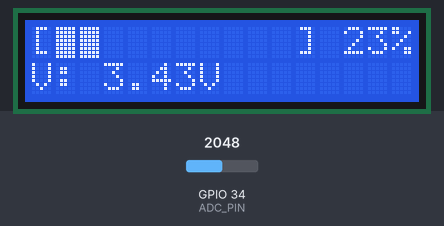
This sketch was run on a simulated ESP32. Shown: 16×2 character LCD. Inputs (shaded band) come from the test bench; at power-on: GPIO 34 (ADC_PIN) = 2048 (analog values on the 0–4095 scale). What the sketch prints to the serial monitor is not drawn.

Above: at 2.2 s.
2.3 s: GPIO 34 (ADC_PIN) set to 2029
At 4.2 s:
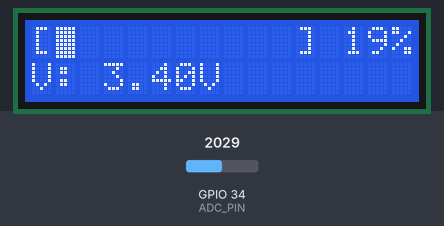
4.8 s: GPIO 34 (ADC_PIN) set to 1228
At 6.2 s:
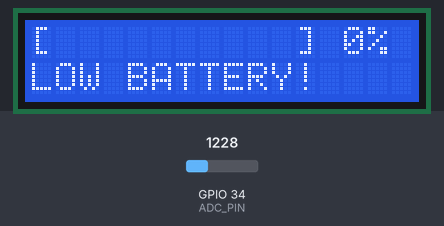
6.8 s: GPIO 34 (ADC_PIN) set to 2047
At 8.4 s:
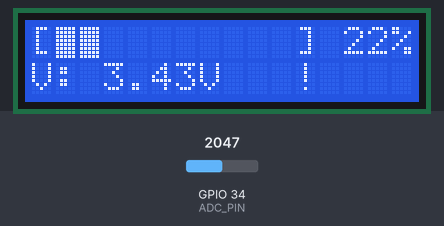
8.8 s: GPIO 34 (ADC_PIN) set to 2866
At 10.0 s:
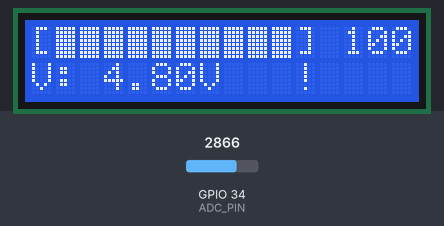
10.8 s: GPIO 34 (ADC_PIN) set to 2553
12.5 s: GPIO 34 (ADC_PIN) set to 2459
At 14.2 s:
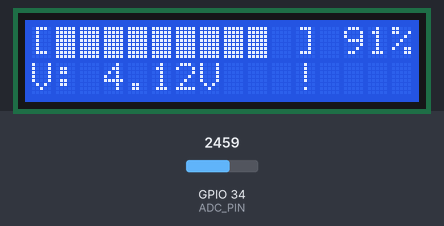
Timing chart, 0 to 15.7 s (numbered marks = the images above; inputs shaded):
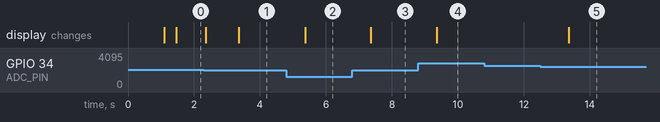

Measured:
- the behaviour switches between 2030 and 2029 on GPIO 34 (ADC_PIN) (found by bisection; images 0 and 1)
- the behaviour switches between 2508 and 2507 on GPIO 34 (ADC_PIN) (found by bisection; images 4 and 5)
- after the input at 2.3 s, the display: first changes after 0.06 s (image 1 shows a later state)
- after the input at 4.8 s, the display: changes after 0.57 s (image 2)
- after the input at 6.8 s, the display: changes after 0.56 s (image 3)
- after the input at 8.8 s, the display: changes after 0.56 s (image 4)
- after the input at 10.8 s, every drawn part: stays the same
- after the input at 12.5 s, the display: changes after 0.86 s (image 5)

The sketch:

battery_level_monitor.ino
```cpp
#include <Wire.h>
#include <LiquidCrystal_I2C.h>

LiquidCrystal_I2C lcd(0x27, 16, 2);

#define ADC_PIN 34

const unsigned long interval = 1000;
unsigned long previousMillis = 0;

const float ADC_REF_VOLTAGE = 3.43;
const int ADC_RESOLUTION = 4095;
const float DIVIDER_RATIO = 2.0;

const int NUM_SAMPLES = 300;

int lastPercent = -1; // for change detection

// Battery percentage mapping
int getBatteryPercentage(float voltage)
{
  if (voltage >= 4.2)
    return 100;
  if (voltage >= 4.1)
    return 90 + (voltage - 4.1) * 100;
  if (voltage >= 4.0)
    return 80 + (voltage - 4.0) * 100;
  if (voltage >= 3.9)
    return 70 + (voltage - 3.9) * 100;
  if (voltage >= 3.8)
    return 60 + (voltage - 3.8) * 100;
  if (voltage >= 3.7)
    return 50 + (voltage - 3.7) * 100;
  if (voltage >= 3.6)
    return 40 + (voltage - 3.6) * 100;
  if (voltage >= 3.5)
    return 30 + (voltage - 3.5) * 100;
  if (voltage >= 3.4)
    return 20 + (voltage - 3.4) * 100;
  if (voltage >= 3.3)
    return 10 + (voltage - 3.3) * 100;
  if (voltage >= 3.2)
    return 5 + (voltage - 3.2) * 50;
  return 0;
}

// Custom characters (battery bar)
byte barEmpty[8] = {0, 0, 0, 0, 0, 0, 0, 0};
byte barFull[8] = {31, 31, 31, 31, 31, 31, 31, 31};

// Draw battery bar
void drawBatteryBar(int percent)
{
  int totalBlocks = 10;
  int filled = (percent * totalBlocks) / 100;

  lcd.setCursor(0, 0);
  lcd.print("[");

  for (int i = 0; i < totalBlocks; i++)
  {
    if (i < filled)
      lcd.write(byte(1)); // full
    else
      lcd.write(byte(0)); // empty
  }

  lcd.print("]");
}

// Read battery voltage
float readBatteryVoltage()
{
  uint32_t sum = 0;

  for (int i = 0; i < NUM_SAMPLES; i++)
  {
    sum += analogRead(ADC_PIN);
    delay(1); // small delay before next read
  }

  float adc_avg = sum / (float)NUM_SAMPLES;

  float v_pin = (adc_avg / ADC_RESOLUTION) * ADC_REF_VOLTAGE;
  float v_battery = v_pin * DIVIDER_RATIO;

  return v_battery;
}

void setup()
{
  Serial.begin(115200);

  lcd.init();
  lcd.backlight();

  // Create custom chars
  lcd.createChar(0, barEmpty);
  lcd.createChar(1, barFull);

  lcd.setCursor(0, 0);
  lcd.print("Battery Monitor");
  delay(1000);
  lcd.clear();

  analogReadResolution(12);
  analogSetAttenuation(ADC_11db);
}

void loop()
{
  unsigned long currentMillis = millis();

  if (currentMillis - previousMillis >= interval)
  {
    previousMillis += interval;

    float v_battery = readBatteryVoltage();
    int batteryPercent = getBatteryPercentage(v_battery);

    // Serial output
    Serial.print("Voltage: ");
    Serial.print(v_battery, 3);
    Serial.print(" V | Battery: ");
    Serial.print(batteryPercent);
    Serial.println(" %");

    // Update LCD ONLY if changed (important)
    if (batteryPercent != lastPercent)
    {
      lastPercent = batteryPercent;

      drawBatteryBar(batteryPercent);

      // Print %
      lcd.setCursor(13, 0);
      lcd.print(batteryPercent);
      lcd.print("% ");

      // Voltage line
      lcd.setCursor(0, 1);
      lcd.print("V: ");
      lcd.print(v_battery, 2);
      lcd.print("V   ");
    }

    // 🔔 Low battery warning
    if (v_battery < 3.3)
    {
      lcd.setCursor(0, 1);
      lcd.print("LOW BATTERY!  ");
      Serial.println("⚠ LOW BATTERY!");
    }
  }
}
```
